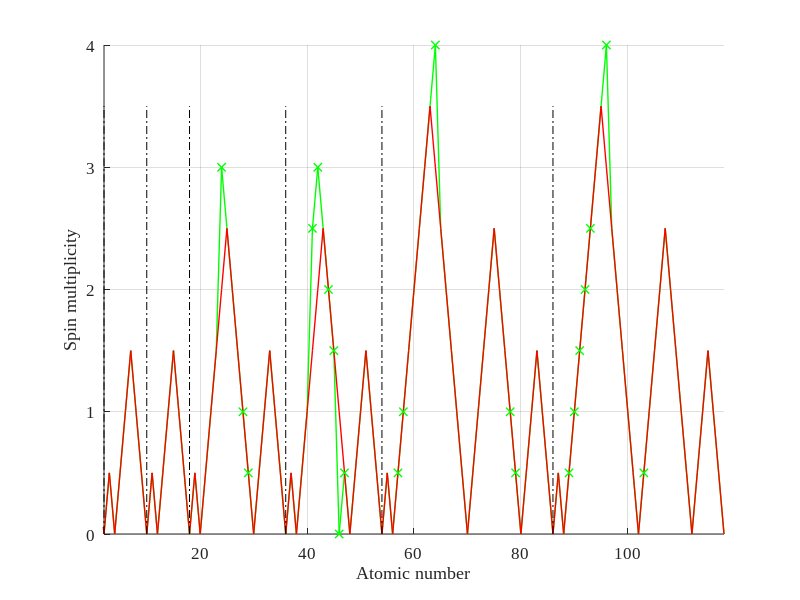
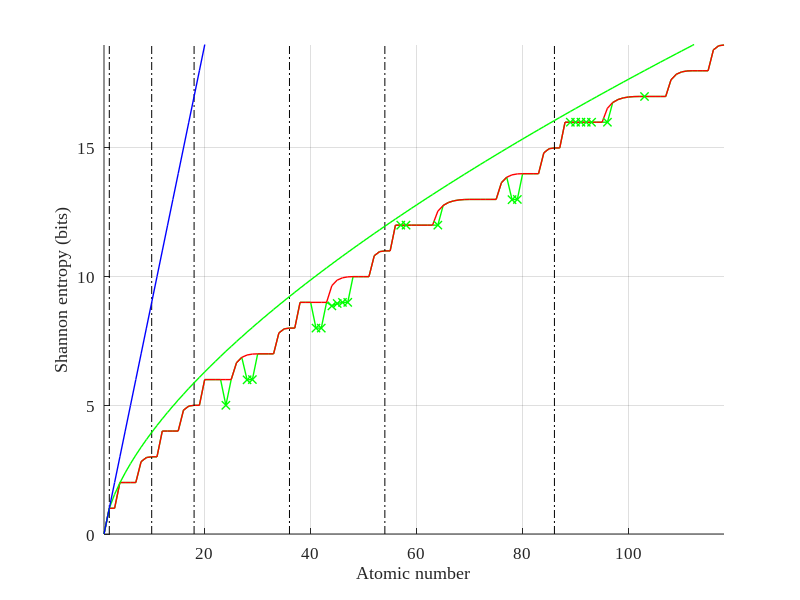

These charts were generated, in order, by the following MATLAB code:
clear all

% Matlab script to calculate and draw chemical elements entropy and spin multiplicity following Hund and Aufbau rule.
% Based on
% https://pubs.aip.org/aip/adv/article/13/10/105308/2915332/The-second-law-of-infodynamics-and-its
% https://www.preprints.org/manuscript/202310.1112

% (c) Szymon Lukaszyk
% licensed under MIT License
% email: szymon@patent.pl
% History
% v1: 16.10.2023 1st working version
% v2: 17.10.2023 code simplification
% v3: 18.10.2023 code simplification, spin multiplicities
% v3: 18.10.2023 automatic value generation (TODO: Aufbau exceptions)
% v4: 28.10.2023 A167268 and A216607 sequences

nmax=19; %19 = regular table  2900; 
n=1:nmax;

%otab = 4*mod(-n, round(sqrt(n))) + 2; % OEIS A167268 sequence
otab = 4*(floor( ceil( sqrt(4*n) ).^2/4 ) - n) + 2; % OEIS A216607 sequence

Z = 1; % Zmin
for k=1:length(otab)
    for N = 1:otab(k)
        Normax = otab(k);
        EL(Z, 1) = Z;
        EL(Z, 3) = (k-1)*log2(2);      % core entropy
        if N <= Normax/2
            EL(Z, 2) = N/2;             % spin multiplicity
        else
            EL(Z, 2) = (Normax-N)/2; % spin multiplicity
            EL(Z, 3) = EL(Z, 3) + log2(N) - (Normax/2)*log2(Normax/2)/N - (N-Normax/2)*log2(N-Normax/2)/N;  % surplus entropy
        end            
        EL(Z, 4) = otab(k);            % entropy multiplicity
        Z = Z + 1;
    end
end

s2 = log2(2);
d7 = log2(7) - 5*log2(5)/7 - (7-5)*log2(7-5)/7;  % surplus entropy
d8 = log2(8) - 5*log2(5)/8 - (8-5)*log2(8-5)/8;  % surplus entropy
d9 = log2(9) - 5*log2(5)/9 - (9-5)*log2(9-5)/9;  % surplus entropy

ELexc=[
%Z,	'S_act''conf_act'	'S_auf;			'conf_auf'      'cmt'      
24,		6, 5*s2;%			4; % h spin		6*s2,	    'exc',		
28,		2, 5*s2+d9;%		2;				6*s2+d8,	'exc',		
29,		1, 6*s2;%			1;				6*s2+d9,	'exc',		
41,		5, 8*s2;%			3; % h spin		9*s2,	    'exc',		
42,		6, 8*s2;%			4; % h spin		9*s2,	    'exc',		
44,		4, 8*s2+d7;%		4;				9*s2+d6,	'exc',		
45,		3, 8*s2+d8;%		3;				9*s2+d7,	'exc',		
46,		0, 9*s2;%			2; % l spin		9*s2+d8,	'exc',		
47,		1, 9*s2;%			1;				9*s2+d9,	'exc',		
57,		1, 12*s2;%			1;				12*s2,	    'exc',		
58,		2, 12*s2;%			2;				12*s2,	    'exc',		
64,		8, 12*s2;%			6; % h spin		12*s2+f8,	'exc',		
78,		2, 12*s2+d9;%		2;				13*s2+d8,	'exc',		
79,		1, 13*s2;%			1;				13*s2+d9,	'exc',		
89,		1, 16*s2;%			1;				16*s2,	    'exc',		
90,		2, 16*s2;%			2;				16*s2,	    'exc',		
91,		3, 16*s2;%			3;				16*s2,	    'exc',		
92,		4, 16*s2;%			4;				16*s2,	    'exc',		
93,		5, 16*s2;%			5;				16*s2,	    'exc',		
96,		8, 16*s2;%			6; % h spin		16*s2+f8,	'exc',		
103,	1, 17*s2];%			1;				17*s2,	    'exc',		

EL2=EL;

idx=1;
for k=1:size(EL, 1)
    if EL(k,1) == ELexc(idx,1) 
        EL2(k,2) = ELexc(idx,2)/2; %spin
        EL2(k,3) = ELexc(idx,3); %entropy        
        idx = idx+1;
    end
    if idx > size(ELexc, 1)
        break
    end
end

drawspin    = 1;
drawentropy = 1;

if drawspin
    sf = figure
    hold on
    grid on
    linew=1;
    plot(EL2(:, 1), EL2(:, 2), 'g', 'LineWidth', linew) %exceptions
    plot(EL(:, 1), EL(:, 2), 'r', 'LineWidth', linew)
    set(gca,'FontName', 'Times New Roman')
    set(gca,'FontSize', 12)
    xlabel('Atomic number')
    ylabel('Spin multiplicity')
    axis([2 max(EL2(:,1)) 0  max(EL2(:,2))])    

    % draw noble gases lines
    ngline = 0;
    for k=1:length(otab)
        if otab(k) == 2
            line([ngline ngline], [0 max(EL(:,2))], 'Color',[0 0 0], 'LineStyle', '-.');    
        end
        ngline = ngline + otab(k);            
    end

    % draw exceptions
     for k=1:size(ELexc,1)
         plot(ELexc(k, 1), ELexc(k, 2)/2, 'gx','LineWidth',linew)        
     end
    
    % resize figure
    %rect = [left, bottom, width, height]
    rect = get(sf, 'OuterPosition')
    rect(4) = rect(4)*.6;
    set(sf, 'OuterPosition', rect)
end
if drawentropy
    ef = figure
    hold on
    grid on
    linew=1;
    plot(EL2(:, 1),EL2(:, 3), 'g','LineWidth',linew) %exceptions    
    plot(EL(:, 1),EL(:, 3), 'r','LineWidth',linew)    
    set(gca,'FontName', 'Times New Roman')
    set(gca,'FontSize', 12)
    xlabel('Atomic number')
    ylabel('Shannon entropy (bits)')
    axis([1 max(EL(:,1)) 0  max(EL(:,3))])

    % draw noble gases lines
    ngline = 0;
    for k=1:length(otab)
        if otab(k) == 2
            line([ngline ngline], [0 max(EL(:,3))], 'Color',[0 0 0], 'LineStyle', '-.');
        end
        ngline = ngline + otab(k);        
    end

    % draw exceptions
     for k=1:size(ELexc,1)
         plot(ELexc(k, 1), ELexc(k, 3), 'gx','LineWidth',linew)        
     end
    % draw approximations
     %for k=1.5:0.01:1.6   
     %for k=1.542:0.001:1.545        
        k=1.6;
        plot(EL(:, 1), (EL(:, 1)-1).^(1/k), 'g','LineWidth',linew)
        ff = (EL(:, 1)-1).^log2(2);
        plot(EL(:, 1), ff, 'b','LineWidth',linew)        
     %end
end
